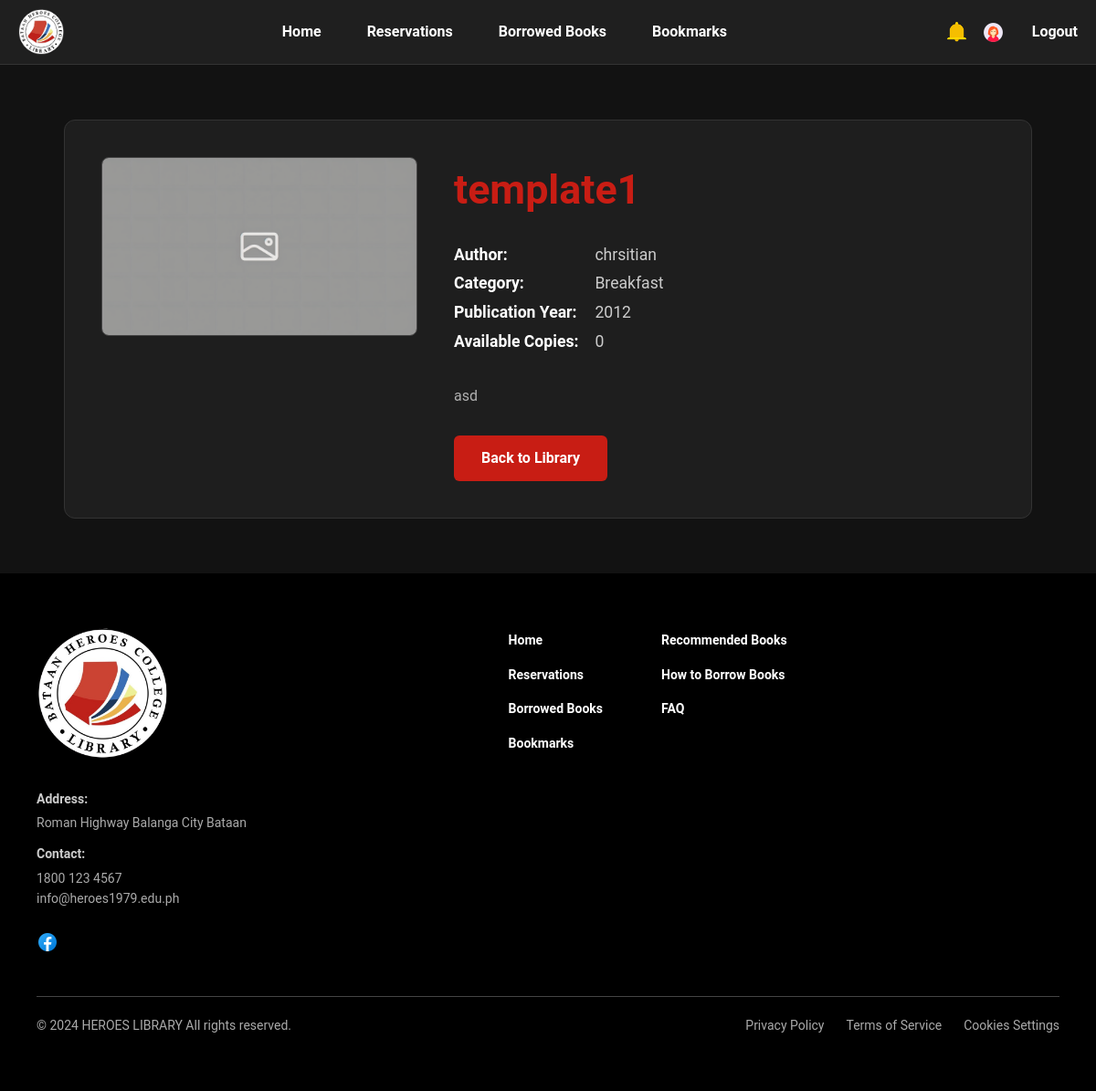
Page /frontend/book-details.php?id=5 (signed in) on the committed database.
### tables this page shows
CREATE TABLE `books` (
  `book_id` int(11) NOT NULL,
  `book_name` varchar(255) NOT NULL,
  `book_description` text DEFAULT NULL,
  `category` varchar(255) NOT NULL,
  `favorite` tinyint(1) NOT NULL DEFAULT 0,
  `author` varchar(255) DEFAULT NULL,
  `publication_year` year(4) DEFAULT NULL,
  `total_copies` int(11) NOT NULL DEFAULT 1,
  `available_copies` int(11) NOT NULL DEFAULT 1,
  `book_image_path` varchar(255) DEFAULT NULL
);

### frontend/book-details.php (the view, shortened to what this page needs)
<?php
include '../backend/db_connect.php';
$book_id = $_GET['id'];
$sql = "SELECT * FROM books WHERE book_id = ?";
$stmt = $conn->prepare($sql);
$stmt->bind_param("i", $book_id);
$stmt->execute();
$result = $stmt->get_result();
$book = $result->fetch_assoc();
?>
<!DOCTYPE html>
<html lang="en">
<head>
    <link rel="stylesheet" href="home.css">
</head>
<body>
    <header class="header">
         <div class="logo-container">
            <img src="LIBRARY_LOGO.png" alt="Logo">
        </div>
        <nav>
            <ul>
                <li><a href="home.php">Home</a></li>
                <li><a href="reservation-section.html">Reservations</a></li>
                <li><a href="borrow-books.html">Borrowed Books</a></li>
                <li><a href="bookmark.html">Bookmarks</a></li>
            </ul>
        </nav>
        <div class="prof-notif-icon">
            <img class="notification-icons" src="NOTIF-ICON.png" alt="Notification">
            <img class="profile-icons " src="profile-icon.png" alt="Profile">
            <a href="../backend/logout.php" style="margin-left: 15px; color: white; text-decoration: none; font-weight: bold;">Logout</a>
        </div>
    </header>
    <div class="details-page-container">
        <div class="details-card">
            <div class="details-image-section">
                <img src="<?php echo htmlspecialchars(!empty($book['book_image_path']) ? $book['book_image_path'] : 'placeholder.png'); ?>" alt="Cover of <?php echo htmlspecialchars($book['book_name']); ?>">
            </div>
            <div class="details-info-section">
                <h1><?php echo htmlspecialchars($book['book_name']); ?></h1>
                <p class="info-item">
                    <strong>Author:</strong> <?php echo htmlspecialchars($book['author']); ?>
                </p>
                <p class="info-item">
                    <strong>Category:</strong> <?php echo htmlspecialchars($book['category']); ?>
                </p>
                <p class="info-item">
                    <strong>Publication Year:</strong> <?php echo htmlspecialchars($book['publication_year']); ?>
                </p>
                <p class="info-item">
                    <strong>Available Copies:</strong> <?php echo htmlspecialchars($book['available_copies']); ?>
                </p>
                <div class="description-section">
                    <p><?php echo nl2br(htmlspecialchars($book['book_description'])); ?></p>
                </div>
                <a href="home.php" class="back-button">Back to Library</a>
            </div>
        </div>
    </div>
    <footer>
        <div class="footer">
            <div class="footer-content">
                <div class="footer-column company-info">
                    <div class="company-logo"><img src="LIBRARY_LOGO.png" alt="Company Logo" /></div>
                    <div class="footer-details">
                        <div class="footer-item"><span class="footer-title">Address:</span><span class="footer-text">Roman Highway Balanga City Bataan</span></div>
                        <div class="footer-item"><span class="footer-title">Contact:</span><span class="footer-text">1800 123 4567</span><span class="footer-text">info@heroes1979.edu.ph</span></div>
                    </div>
                    <div class="social-links"><img src="FB_LOGO.png" alt="Facebook" /></div>
                </div>
                <div class="footer-column footer-links">
                    <ul>
                        <li><a href="home.php">Home</a></li>
                        <li><a href="reservation-section.html">Reservations</a></li>
                        <li><a href="bookmark.html">Borrowed Books</a></li>
                        <li><a href="bookmark.html">Bookmarks</a></li>
                    </ul>
                    <ul>
                        <li><a href="#">Recommended Books</a></li>
                        <li><a href="#">How to Borrow Books</a></li>
                        <li><a href="#">FAQ</a></li>
                    </ul>
                </div>
            </div>
            <div class="footer-bottom">
                <div class="footer-row">
                    <span>© 2024 HEROES LIBRARY All rights reserved.</span>
                    <div class="footer-bottom-links">
                        <a href="#">Privacy Policy</a>
                        <a href="#">Terms of Service</a>
                        <a href="#">Cookies Settings</a>
                    </div>
                </div>
            </div>
        </div>
    </footer>
</body>
</html>

### frontend/home.css (style rules this page uses)
* { box-sizing: border-box; margin: 0; padding: 0; }
body { font-family: "Roboto", sans-serif; line-height: 1.6; background: #121212; color: #ffffff; }
header { background-color: #1f1f1f; color: white; padding: 10px 20px; display: flex; align-items: center; justify-content: space-between; flex-wrap: wrap; border-bottom: 1px solid #333; }
.logo-container { display: flex; align-items: center; gap: 10px; }
.logo-container img { max-width: 50px; max-height: 50px; }
.notification-icons, .profile-icons { max-width: 25px; max-height: 25px; }
nav ul { display: flex; list-style: none; gap: 20px; flex-wrap: wrap; justify-content: center; }
nav ul li { margin: 0 15px; }
nav ul li a { color: white; text-decoration: none; font-weight: bold; transition: 0.3s; }
header > div { display: flex; align-items: center; gap: 15px; }
footer { background: #000; padding: 60px 40px; color: #aaa; }
.footer-content { display: flex; max-width: 1200px; margin: 0 auto 40px auto; gap: 64px; flex-wrap: wrap; }
.footer-column { flex: 1; min-width: 220px; }
.footer-column.company-info { flex: 1.5; }
.company-logo img { width: 144px; margin-bottom: 24px; }
.footer-item { margin-bottom: 12px; }
.footer-title { font-size: 14px; font-weight: 600; color: #ccc; display: block; margin-bottom: 4px; }
.footer-text { font-size: 14px; display: block; }
.social-links { margin-top: 24px; }
.social-links img { width: 24px; height: 24px; }
.footer-column.footer-links { display: flex; gap: 64px; flex: 2; }
.footer-links ul { list-style: none; padding: 0; margin: 0; }
.footer-links ul li { margin-bottom: 12px; }
.footer-links ul li a { color: #fff; font-size: 14px; font-weight: 600; text-decoration: none; transition: color 0.3s ease; }
.footer-bottom { max-width: 1200px; margin: 0 auto; padding-top: 20px; border-top: 1px solid #444; }
.footer-row { display: flex; justify-content: space-between; align-items: center; flex-wrap: wrap; gap: 10px; }
.footer-row span { font-size: 14px; }
.footer-bottom-links { display: flex; gap: 24px; }
.footer-bottom-links a { font-size: 14px; color: #aaa; text-decoration: none; }

### frontend/book-details.php (style rules this page uses)
body { background-color: #121212; color: #ffffff; }
.details-page-container { max-width: 1100px; margin: 40px auto; padding: 20px; min-height: calc(100vh - 400px); }
.details-card { display: flex; flex-wrap: wrap; gap: 40px; padding: 40px; background-color: #1e1e1e; border-radius: 12px; border: 1px solid #333; }
.details-image-section { flex: 1 1 300px; max-width: 350px; }
.details-image-section img { width: 100%; height: auto; border-radius: 8px; object-fit: cover; border: 1px solid #444; }
.details-info-section { flex: 2 1 500px; }
.details-info-section h1 { font-size: 2.8rem; font-weight: bold; color: #c81d14; margin: 0 0 20px 0; }
.details-info-section .info-item { font-size: 1.1rem; line-height: 1.8; color: #ccc; }
.details-info-section .info-item strong { color: #ffffff; min-width: 150px; display: inline-block; }
.description-section { margin-top: 30px; font-size: 1rem; line-height: 1.7; text-align: justify; color: #b0b0b0; }
.back-button { display: inline-block; margin-top: 30px; padding: 12px 30px; background-color: #c81d14; color: #fff; text-decoration: none; border-radius: 6px; font-weight: bold; transition: background-color 0.3s ease; }

### rows in the picture
books: book_name "template1", author "chrsitian", category "Breakfast", publication_year "2012", available_copies "0", book_description "asd"
